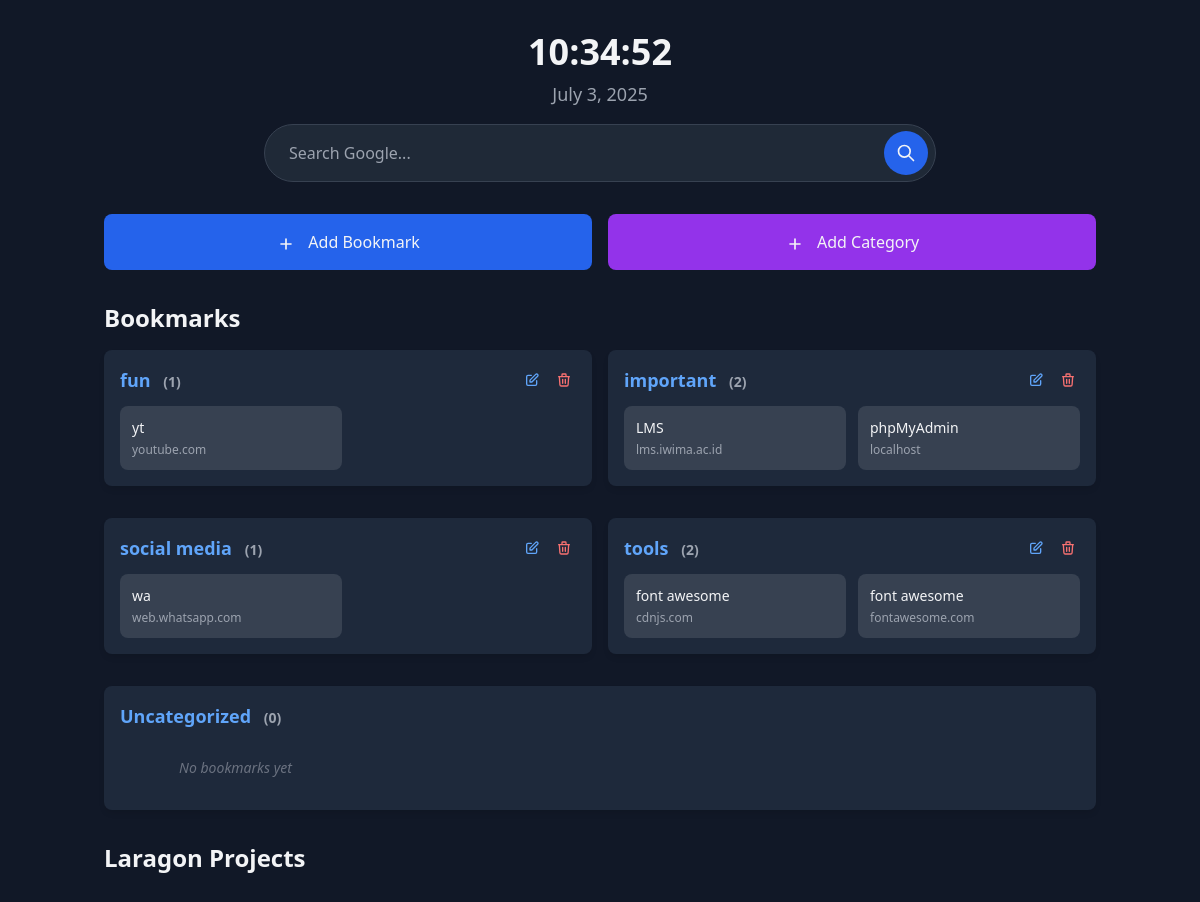
The page / on the database its author committed.
### tables this page shows
CREATE TABLE bookmarks (
        id INTEGER PRIMARY KEY AUTOINCREMENT,
        title TEXT NOT NULL,
        url TEXT NOT NULL,
        icon TEXT DEFAULT 'link',
        category_id INTEGER,
        created_at TIMESTAMP DEFAULT CURRENT_TIMESTAMP,
        FOREIGN KEY(category_id) REFERENCES categories(id)
    );

### includes/functions.php (called while the page is built, shortened)
<?php
function getCategories($db) {
    $stmt = $db->query("SELECT * FROM categories ORDER BY name");
    return $stmt->fetchAll(PDO::FETCH_ASSOC);
}
function getBookmarks($db) {
    $stmt = $db->query("
        SELECT b.*, c.name as category_name
        FROM bookmarks b
        LEFT JOIN categories c ON b.category_id = c.id
        ORDER BY c.name, b.title
    ");
    return $stmt->fetchAll(PDO::FETCH_ASSOC);
}

### index.php (the view, shortened to what this page needs)
<?php
require_once 'includes/functions.php';
$categories = getCategories($db);
$bookmarks = getBookmarks($db);
$bookmarksByCategory = [];
foreach ($categories as $category) {
    $bookmarksByCategory[$category['id']] = [
        'name' => $category['name'],
        'items' => []
    ];
}
$bookmarksByCategory['uncategorized'] = [
    'name' => 'Uncategorized',
    'items' => []
];
foreach ($bookmarks as $bookmark) {
    if ($bookmark['category_id']) {
        $bookmarksByCategory[$bookmark['category_id']]['items'][] = $bookmark;
    } else {
        $bookmarksByCategory['uncategorized']['items'][] = $bookmark;
    }
}
?>
<!DOCTYPE html>
<html lang="en">
<head>
    <script src="https://cdn.tailwindcss.com"></script>
</head>
<body class="bg-gray-900 text-gray-100 min-h-screen">
    <div class="container mx-auto px-4 py-8">
        <header class="mb-8 text-center">
            <h1 class="text-4xl font-bold mb-2" id="timeDisplay">00:00:00</h1>
            <div class="text-gray-400 mb-4">
                <p class="text-lg" id="dateDisplay">1 January 2024</p>
            </div>
            <div class="max-w-2xl mx-auto">
                <form action="https://www.google.com/search" method="GET" target="_blank" class="relative">
                    <input type="text" name="q" placeholder="Search Google..."
                        class="w-full px-6 py-4 bg-gray-800 border border-gray-700 rounded-full text-white placeholder-gray-400 focus:outline-none focus:ring-2 focus:ring-blue-500 focus:border-transparent pr-16">
                    <button type="submit" class="absolute right-2 top-1/2 transform -translate-y-1/2 bg-blue-600 hover:bg-blue-700 p-3 rounded-full transition-colors">
                        <svg xmlns="http://www.w3.org/2000/svg" class="h-5 w-5" fill="none" viewBox="0 0 24 24" stroke="currentColor">
                            <path stroke-linecap="round" stroke-linejoin="round" stroke-width="2" d="M21 21l-6-6m2-5a7 7 0 11-14 0 7 7 0 0114 0z" />
                        </svg>
                    </button>
                </form>
            </div>
        </header>
        <div class="mb-8 w-full">
            <div class="flex flex-col sm:flex-row gap-4 w-full">
                <button onclick="toggleModal('addBookmarkModal')"
                    class="flex-1 bg-blue-600 hover:bg-blue-700 px-6 py-4 rounded-lg font-medium transition-colors text-center">
                    <svg xmlns="http://www.w3.org/2000/svg" class="h-5 w-5 inline mr-2" fill="none" viewBox="0 0 24 24" stroke="currentColor">
                        <path stroke-linecap="round" stroke-linejoin="round" stroke-width="2" d="M12 6v6m0 0v6m0-6h6m-6 0H6" />
                    </svg>
                    Add Bookmark
                </button>
                <button onclick="toggleModal('addCategoryModal')"
                    class="flex-1 bg-purple-600 hover:bg-purple-700 px-6 py-4 rounded-lg font-medium transition-colors text-center">
                    <svg xmlns="http://www.w3.org/2000/svg" class="h-5 w-5 inline mr-2" fill="none" viewBox="0 0 24 24" stroke="currentColor">
                        <path stroke-linecap="round" stroke-linejoin="round" stroke-width="2" d="M12 6v6m0 0v6m0-6h6m-6 0H6" />
                    </svg>
                    Add Category
                </button>
            </div>
        </div>
        <div class="mb-8">
            <h2 class="text-2xl font-semibold mb-4">Bookmarks</h2>
            <div class="category-row">
                <?php
                $categoryCount = 0;
                foreach ($bookmarksByCategory as $categoryId => $category):
                    if ($categoryCount % 2 == 0 && $categoryCount > 0) {
                        echo '</div><div class="category-row">';
                    }
                    $categoryCount++;
                ?>
                <div class="category-container">
                    <div class="flex justify-between items-center mb-3">
                        <h3 class="text-lg font-semibold text-blue-400">
                            <?= htmlspecialchars($category['name']) ?>
                            <span class="text-sm text-gray-400 ml-2">(<?= count($category['items']) ?>)</span>
                        </h3>
                        <?php if ($categoryId !== 'uncategorized'): ?>
                            <div class="flex space-x-2">
                                <button onclick="editCategory(<?= is_numeric($categoryId) ? $categoryId : 'null' ?>, '<?= htmlspecialchars($category['name']) ?>')"
                                    class="text-blue-400 hover:text-blue-300 p-1 rounded transition-colors">
                                    <svg xmlns="http://www.w3.org/2000/svg" class="h-4 w-4" fill="none" viewBox="0 0 24 24" stroke="currentColor">
                                        <path stroke-linecap="round" stroke-linejoin="round" stroke-width="2" d="M11 5H6a2 2 0 00-2 2v11a2 2 0 002 2h11a2 2 0 002-2v-5m-1.414-9.414a2 2 0 112.828 2.828L11.828 15H9v-2.828l8.586-8.586z" />
                                    </svg>
                                </button>
                                <button onclick="deleteCategory(<?= is_numeric($categoryId) ? $categoryId : 'null' ?>)"
                                    class="text-red-400 hover:text-red-300 p-1 rounded transition-colors">
                                    <svg xmlns="http://www.w3.org/2000/svg" class="h-4 w-4" fill="none" viewBox="0 0 24 24" stroke="currentColor">
                                        <path stroke-linecap="round" stroke-linejoin="round" stroke-width="2" d="M19 7l-.867 12.142A2 2 0 0116.138 21H7.862a2 2 0 01-1.995-1.858L5 7m5 4v6m4-6v6m1-10V4a1 1 0 00-1-1h-4a1 1 0 00-1 1v3M4 7h16" />
                                    </svg>
                                </button>
                            </div>
                        <?php endif; ?>
                    </div>
                    <div class="bookmarks-grid">
                        <?php foreach (array_slice($category['items'], 0, 6) as $bookmark): ?>
                            <div class="bookmark-card group">
                                <a href="<?= htmlspecialchars($bookmark['url']) ?>" target="_blank" class="block">
                                    <h4 class="font-medium text-sm truncate mb-1 pr-12"><?= htmlspecialchars($bookmark['title']) ?></h4>
                                    <p class="text-xs text-gray-400 truncate"><?= htmlspecialchars(parse_url($bookmark['url'], PHP_URL_HOST)) ?></p>
                                </a>
                            </div>
                        <?php endforeach; ?>
                        <?php if (count($category['items']) > 6): ?>
                            <button onclick="showAllBookmarks('<?= $categoryId ?>')"
                                class="bookmark-card text-center text-blue-400 hover:text-blue-300 border-2 border-dashed border-gray-600 hover:border-blue-400">
                                <div class="flex flex-col items-center">
                                    <svg xmlns="http://www.w3.org/2000/svg" class="h-6 w-6 mb-1" fill="none" viewBox="0 0 24 24" stroke="currentColor">
                                        <path stroke-linecap="round" stroke-linejoin="round" stroke-width="2" d="M12 6v6m0 0v6m0-6h6m-6 0H6" />
                                    </svg>
                                    <span class="text-xs">+<?= count($category['items']) - 6 ?> more</span>
                                </div>
                            </button>
                        <?php elseif (count($category['items']) === 0): ?>
                            <div class="text-gray-500 text-sm italic p-4 text-center">
                                No bookmarks yet
                            </div>
                        <?php endif; ?>
                    </div>
                </div>
                <?php endforeach; ?>
            </div>
        </div>
        <div class="mb-8">
            <h2 class="text-2xl font-semibold mb-4">Laragon Projects</h2>
        </div>
    </div>
</body>
</html>

### index.php (style rules this page uses)
.category-row { display: flex; flex-wrap: wrap; gap: 1rem; margin-bottom: 2rem; }
.category-container { flex: 1; min-width: 300px; background: #1e293b; border-radius: 0.5rem; padding: 1rem; box-shadow: 0 4px 6px -1px rgba(0, 0, 0, 0.1); }
.bookmarks-grid { display: grid; grid-template-columns: repeat(auto-fill, minmax(200px, 1fr)); gap: 0.75rem; margin-top: 0.75rem; }
.bookmark-card { background: #374151; border-radius: 0.5rem; padding: 0.75rem; transition: all 0.2s ease; position: relative; group: hover; }

### rows shown on the page
bookmarks: title "yt", url "youtube.com"
bookmarks: title "LMS", url "lms.iwima.ac.id"
bookmarks: title "phpMyAdmin", url "localhost"
bookmarks: title "wa", url "web.whatsapp.com"
bookmarks: title "font awesome", url "cdnjs.com"
bookmarks: title "font awesome", url "fontawesome.com"

### other values the page prints
$category['name'] "fun"
count($category['items']) "1"
$category['name'] "important"
count($category['items']) "2"
$category['name'] "social media"
$category['name'] "tools"
$category['name'] "Uncategorized"
count($category['items']) "0"
